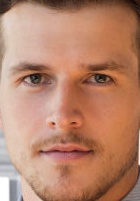
#> input picture Images/face_3.jpg, 140 x 201 px
$ python countours.py
#> lines starting #> are read from the running program, lines starting #| are printed output that depends on the picture; after the words box and inside, x2 and y2 are one past the last pixel; in counts of white or black regions, pixels touching at a corner belong together
import cv2 as cv
import numpy as np

img=cv.imread('Images/face_3.jpg')
#> img is the input picture: shape (201, 140, 3); mean B, G, R 109.1, 133, 184
blank=np.zeros(img.shape,dtype='uint8')
#cv.imshow('blank',blank)


gray= cv.cvtColor(img,cv.COLOR_BGR2GRAY)
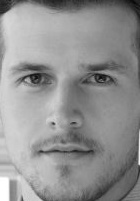
#> gray: shape (201, 140); min 8, max 255, mean 145.5
#cv.imshow('Gray',gray)

canny=cv.Canny(img,145,175)
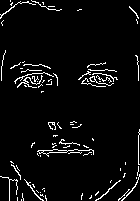
#> canny: shape (201, 140); 4.7% white in thin lines or dots
#cv.imshow('canny',canny)

blur=cv.GaussianBlur(gray,(5,5),cv.BORDER_DEFAULT)
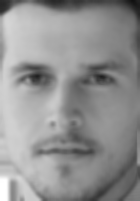
#> blur: shape (201, 140); min 16, max 255, mean 145.5
#cv.imshow('BLUR',blur)


ret, thresh= cv.threshold(gray,125,125,cv.THRESH_BINARY)
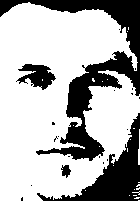
#> thresh: shape (201, 140); values 0 (black) and 125 (white), 70.3% white; 20 black regions (16 under 20 px)
cv.imshow('thresh',thresh)

contours, hierarchies = cv.findContours(thresh, cv.RETR_LIST, cv.CHAIN_APPROX_NONE)
#> contours = 49 contours, 46 with area under 20; largest, box (x1, y1, x2, y2) and area: (0, 2, 140, 201) 19742, (16, 63, 57, 91) 636, (60, 164, 72, 179) 104
print(f'{len(contours)} contour(s) found!')
#| 49 contour(s) found!

cv.drawContours(blank,contours, -1,(0,0,255),1)
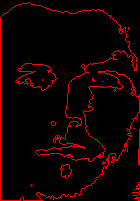
#> blank: shape (201, 140, 3); mean of channels 0, 1, 2 0, 0, 14.7; drawn as B, G, R
cv.imshow('contoursdrawn',blank)


cv.waitKey(0)

$ run again, with Images/face_0.jpg copied over Images/face_3.jpg
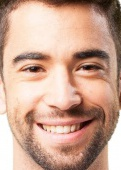
#> input picture Images/face_0.jpg, 121 x 170 px
#> img is the input picture: shape (170, 121, 3); mean B, G, R 146, 164.8, 202.3
#> canny: shape (170, 121); 13.1% white in thin lines or dots
#> `ret, thresh= cv.threshold(gray,125,125,cv.THRESH_BINARY)`:
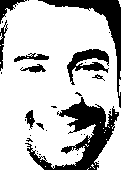
#> thresh: shape (170, 121); values 0 (black) and 125 (white), 75.9% white; 31 black regions (21 under 20 px)
#> contours = 93 contours, 84 with area under 20; largest, box (x1, y1, x2, y2) and area: (0, 0, 121, 170) 16174, (66, 48, 110, 86) 740, (13, 52, 50, 63) 185, (20, 63, 47, 74) 136, (24, 109, 36, 129) 118
#| 93 contour(s) found!
#> `cv.drawContours(blank,contours, -1,(0,0,255),1)`:
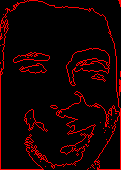
#> blank: shape (170, 121, 3); mean of channels 0, 1, 2 0, 0, 21.5; drawn as B, G, R

$ run again, with Images/face_1.jpg copied over Images/face_3.jpg
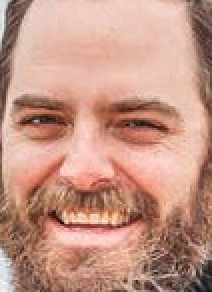
#> input picture Images/face_1.jpg, 106 x 146 px (shown 2 times larger)
#> img is the input picture: shape (146, 106, 3); mean B, G, R 133.1, 149.3, 196.3
#> canny: shape (146, 106); 17% white in thin lines or dots
#> `ret, thresh= cv.threshold(gray,125,125,cv.THRESH_BINARY)`:
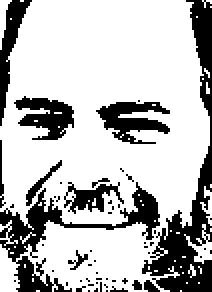
#> thresh: shape (146, 106) (shown 2 times larger); values 0 (black) and 125 (white), 73.7% white; 55 black regions (45 under 20 px)
#> contours = 123 contours, 112 with area under 20; largest, box (x1, y1, x2, y2) and area: (0, 0, 105, 146) 11862, (47, 50, 86, 73) 504, (6, 47, 38, 71) 448, (33, 91, 63, 108) 249, (12, 79, 32, 104) 104
#| 123 contour(s) found!
#> `cv.drawContours(blank,contours, -1,(0,0,255),1)`:
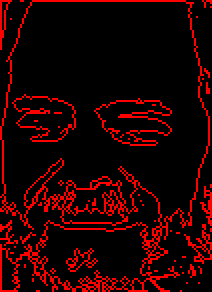
#> blank: shape (146, 106, 3) (shown 2 times larger); mean of channels 0, 1, 2 0, 0, 32.4; drawn as B, G, R

$ run again, with Images/face_10.jpg copied over Images/face_3.jpg
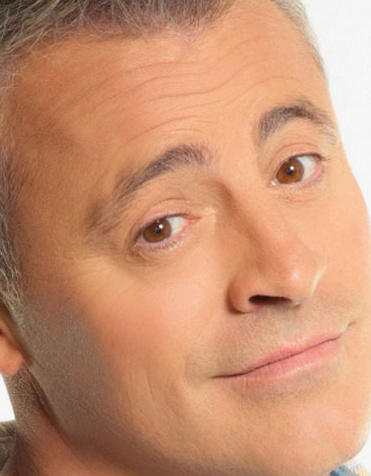
#> input picture Images/face_10.jpg, 371 x 476 px
#> img is the input picture: shape (476, 371, 3); mean B, G, R 113.3, 144, 198.4
#> canny: shape (476, 371); 1.7% white in thin lines or dots
#> `ret, thresh= cv.threshold(gray,125,125,cv.THRESH_BINARY)`:
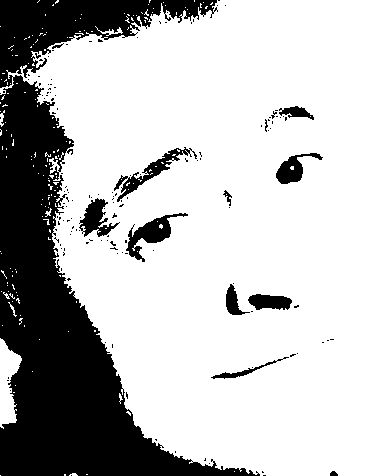
#> thresh: shape (476, 371); values 0 (black) and 125 (white), 73.6% white; 145 black regions (132 under 20 px)
#> contours = 377 contours, 356 with area under 20; largest, box (x1, y1, x2, y2) and area: (0, 0, 371, 476) 131976, (125, 212, 189, 263) 1086, (0, 338, 22, 429) 1076, (116, 146, 191, 203) 931, (78, 197, 120, 238) 819
#| 377 contour(s) found!
#> `cv.drawContours(blank,contours, -1,(0,0,255),1)`:
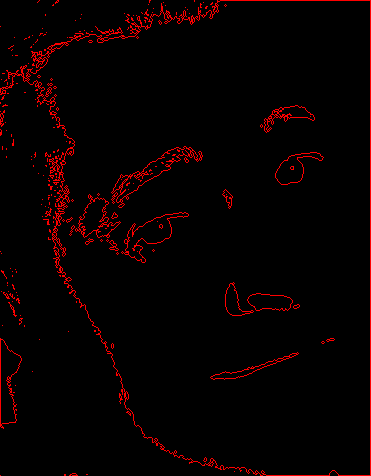
#> blank: shape (476, 371, 3); mean of channels 0, 1, 2 0, 0, 8.2; drawn as B, G, R
